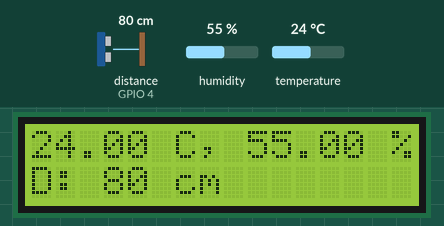
The program below on a simulated ESP32. On the bench: 16×2 character LCD. The inputs (shaded band) are chosen by the test bench; at power-on: distance to the obstacle (sensor on GPIO 4) 80 cm, humidity 55 %, temperature 24 °C. The echo pulse lasts 58.3 µs per cm.

Above: at 1.2 s.
1.3 s: distance to the obstacle (sensor on GPIO 4) set to 2 cm
At 2.6 s:
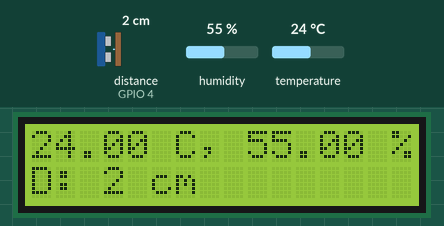
2.9 s: humidity set to 22 %
At 3.4 s:
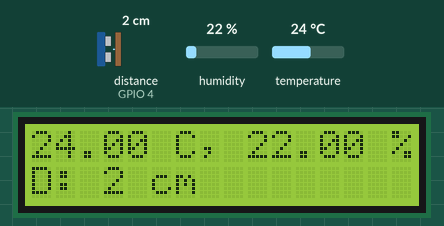
4.4 s: temperature set to 12 °C
At 5.8 s:
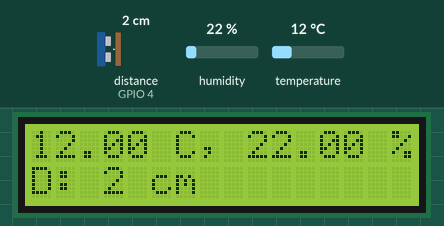
6.1 s: distance to the obstacle (sensor on GPIO 4) set to 4 cm
At 7.5 s:
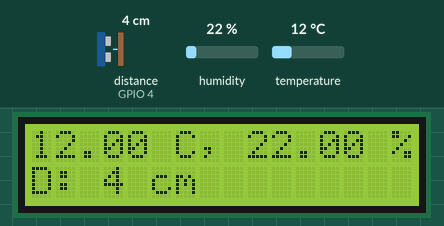
7.8 s: humidity set to 40 %
At 8.6 s:
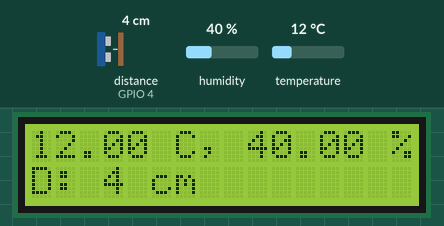
9.3 s: distance to the obstacle (sensor on GPIO 4) set to 9 cm
At 9.7 s:
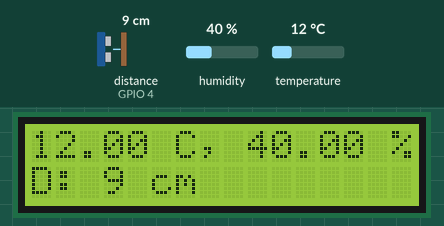
Timing chart, 0 to 11.8 s (numbered marks = the images above; inputs shaded):
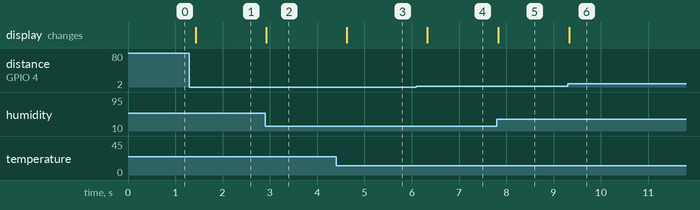

The program:

main.cpp
```cpp
#include <Arduino.h>
#include <DHTesp.h>
#include <LiquidCrystal_I2C.h>
#include <Wire.h>
#include <UltrasonicSensor.h>

// SDA & SCL from I2C LCD1602 display on pins 18 & 19
#define SDA 18
#define SCL 19

// Ultrasonic sensors Trigger (output) and Echo (input) pins
#define trigger 2
#define echo 4

// LCD1602 sizes and default address
#define LCDcolumns 16
#define LCDrows 2
#define LCDaddress 0x27

// DHT11 on pin 15
#define dhtPin 15

DHTesp dht;
LiquidCrystal_I2C LCD(LCDaddress, LCDcolumns, LCDrows);
UltrasonicSensor USensor(trigger, echo);
int oldDistance = 0, newDistance = 0;
TempAndHumidity newTempAndHumidity = {0.0F, 0.0F}, oldTempAndHumidity = {0.0F, 0.0F};

void setup() {
    // Initializing LCD
    Wire.begin(SDA, SCL);
    LCD.init();
    LCD.backlight();

    // Initializing DHT11 readout
    dht.setup(dhtPin, DHTesp::DHT11);
}

void loop() {
    // Try to read temperature and humidity if sensor is ready, if not try again
    do {
        newTempAndHumidity = dht.getTempAndHumidity();
    } while (dht.getStatus() != 0);

    // Check if there is any change in temperature and humidity and only then update LCD to reduce flicker
    if (newTempAndHumidity.temperature != oldTempAndHumidity.temperature ||
        newTempAndHumidity.humidity != oldTempAndHumidity.humidity) {
        LCD.setCursor(0, 0);
        //LCD.print("                ");
        LCD.print(newTempAndHumidity.temperature);
        LCD.print(" C, ");
        LCD.print(newTempAndHumidity.humidity);
        LCD.print(" %");
        oldTempAndHumidity = newTempAndHumidity;
    }

    // Check if there is any change in distance and only then update LCD to reduce flicker
    USensor.setTemperature(newTempAndHumidity.temperature);
    newDistance = USensor.distanceInCentimeters();
    if (newDistance != oldDistance) {
        LCD.setCursor(0, 1);
        LCD.print("                ");
        LCD.setCursor(0, 1);
        LCD.print("D: ");
        LCD.print(newDistance);
        LCD.print(" cm");
        oldDistance = newDistance;
    }

    // Delay to reduce update speed, helps with readability of LCD and reduction in power usage
    delay(200);
}
```

Measured:
- after the input at 1.3 s, the display: changes after 0.13 s (image 1)
- after the input at 2.9 s, the display: changes at once (image 2)
- after the input at 4.4 s, the display: changes after 0.22 s (image 3)
- after the input at 6.1 s, the display: changes after 0.23 s (image 4)
- after the input at 7.8 s, the display: changes at once (image 5)
- after the input at 9.3 s, the display: changes at once (image 6)
